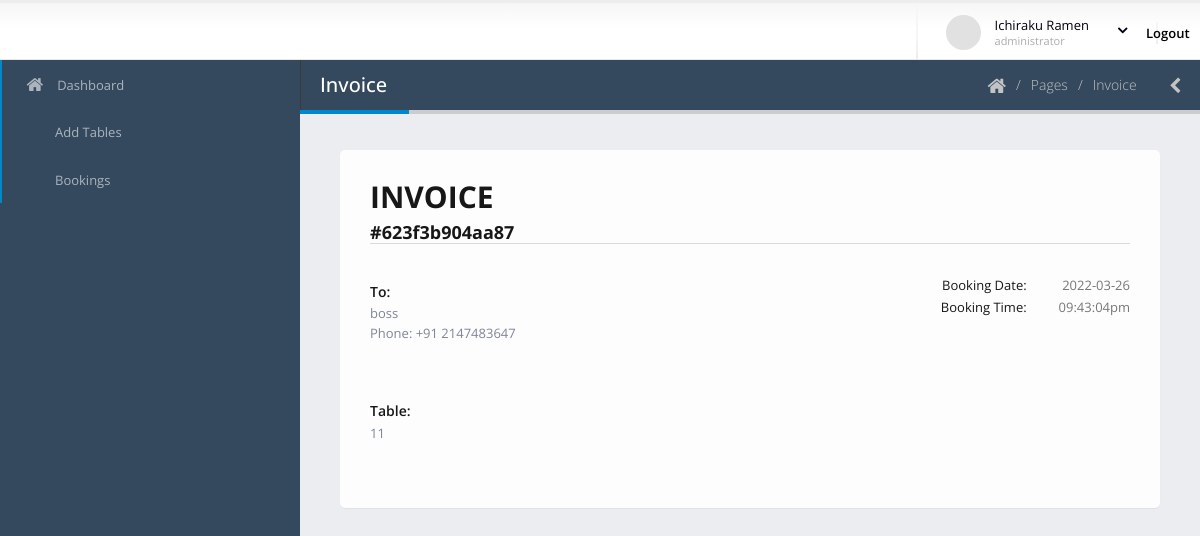
/dashboard/invoice.php?booking-number=623f3b904aa87 (signed in), run on the app's committed database.
### tables this page shows
CREATE TABLE `booking_details` (
  `id` int(11) NOT NULL,
  `booking_id` varchar(200) DEFAULT NULL,
  `res_id` int(10) DEFAULT NULL,
  `booked_date` date NOT NULL,
  `booked_time` varchar(50) DEFAULT NULL,
  `name` varchar(255) DEFAULT NULL,
  `phone` int(20) DEFAULT NULL,
  `booking_date` date NOT NULL,
  `booking_time` varchar(50) DEFAULT NULL,
  `status` int(2) DEFAULT 0 COMMENT '0 reject 1 accept\r\n',
  `table_id` varchar(255) DEFAULT NULL
);

### dashboard/invoice.php (the view, shortened to what this page needs)
<?php include 'template/header.php';
?>
<body>
    <section class="body">
        <?php include 'template/top-bar.php'; ?>
        <div class="inner-wrapper">
            <?php include 'template/left-bar.php'; ?>
            <section role="main" class="content-body">
                <header class="page-header">
                    <h2>Invoice</h2>
                    <div class="right-wrapper pull-right">
                        <ol class="breadcrumbs">
                            <li>
                                <a href="index.php">
                                    <i class="fa fa-home"></i>
                                </a>
                            </li>
                            <li><span>Pages</span></li>
                            <li><span>Invoice</span></li>
                        </ol>
                        <a class="sidebar-right-toggle" data-open="sidebar-right"><i class="fa fa-chevron-left"></i></a>
                    </div>
                </header>
                <section class="panel">
                    <div class="panel-body">
                        <div class="invoice">
                            <header class="clearfix">
                                <div class="row">
                                    <div class="col-sm-4 mt-md">
                                        <h2 class="h2 mt-none mb-sm text-dark text-bold">INVOICE</h2>
                                        <h4 class="h4 m-none text-dark text-bold">
                                            #<?php echo $_GET['booking-number']; ?></h4>
                                    </div>
                                </div>
                            </header>
                            <?php
                            $con = connect();
                            $booking_number = $_GET['booking-number'];
                            $sql2 = "SELECT * FROM `booking_details` where booking_id = '$booking_number';";
                            $result2 = $con->query($sql2);
                            foreach ($result2 as $r2) {
                                $booking_date = $r2['booking_date'];
                                $booking_time = $r2['booking_time'];
                                $booking_name = $r2['name'];
                                $booking_phone = $r2['phone'];
                            } ?>
                            <div class="bill-info">
                                <div class="row">
                                    <div class="col-md-6">
                                        <div class="bill-to">
                                            <p class="h5 mb-xs text-dark text-semibold">To:</p>
                                            <address>
                                                <?php echo $booking_name; ?>
                                                <br />
                                                Phone: +91 <?php echo $booking_phone;?>
                                            </address>
                                        </div>
                                    </div>
                                    <div class="col-md-6">
                                        <div class="bill-data text-right">
                                            <p class="mb-none">
                                                <span class="text-dark">Booking Date:</span>
                                                <span class="value"><?php echo $booking_date; ?></span>
                                            </p>
                                            <p class="mb-none">
                                                <span class="text-dark">Booking Time:</span>
                                                <span class="value"><?php echo $booking_time; ?></span>
                                            </p>
                                        </div>
                                    </div>
                                </div>
                            </div>
                            <div class="bill-info">
                                <div class="row">
                                    <div class="col-md-6">
                                        <div class="bill-to">
                                            <p class="h5 mb-xs text-dark text-semibold">Table:</p>
                                            <address>
                                                <?php
                                                $booking_number = $_GET['booking-number'];
                                                $sql3 = "SELECT * FROM `booking_details` where booking_id = '$booking_number';";
                                                $result3 = $con->query($sql3);
                                                foreach ($result3 as $r3) {
                                                    $tbl_id = $r3['table_id'];
                                                }
                                                echo $tbl_id;
                                                ?>
                                            </address>
                                        </div>
                                    </div>
                                </div>
                            </div>
                        </div>
                    </div>
                </section>
            </section>
        </div>
    </section>
</body>
</html>

### dashboard/assets/stylesheets/skins/default.css (style rules this page uses)
a, .btn-link { color: #0088cc; }
.page-header h2 { border-bottom-color: #0088cc; }

### data on the page
booking_details: name "boss", phone "2147483647", booking_date "2022-03-26", booking_time "09:43:04pm", table "11"

### other printed values
$_SESSION['name'] "Ichiraku Ramen"
$_GET['booking-number'] "623f3b904aa87"
